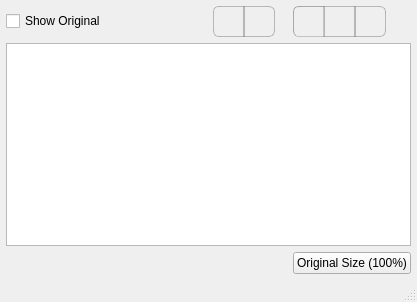
<?xml version="1.0" encoding="UTF-8"?>
<ui version="4.0">
 <class>PngyuPreviewWindow</class>
 <widget class="QMainWindow" name="PngyuPreviewWindow">
  <property name="geometry">
   <rect>
    <x>0</x>
    <y>0</y>
    <width>417</width>
    <height>302</height>
   </rect>
  </property>
  <property name="windowTitle">
   <string>Preview</string>
  </property>
  <property name="styleSheet">
   <string notr="true">
/*left*/
QToolButton#toolButton_background_checkerboard,
QToolButton#toolButton_zoomout
{
  border-style: outset;
  border : 1px solid rgb(127,127,127,127);
  border-top-left-radius : 6px;
  border-bottom-left-radius: 6px;
  padding: 3px;
  background : qlineargradient(spread:reflect, x1:0, y1:1, x2:0, y2:0,
    stop:0 rgba(127, 127, 127, 64), stop:1 rgba(255, 255, 255, 100));
}

/*middle*/
QToolButton#toolButton_background_black
{
  border-style: outset;
  border : 1px solid rgb(127,127,127,127);
  border-radius : 0px;
  padding: 3px;
  background : qlineargradient(spread:reflect, x1:0, y1:1, x2:0, y2:0,
    stop:0 rgba(127, 127, 127, 64), stop:1 rgba(255, 255, 255, 100));
}

/*right*/
QToolButton#toolButton_background_white,
QToolButton#toolButton_zoomin
{
  border-style: outset;
  border : 1px solid rgb(127,127,127,127);
  border-top-right-radius : 6px;
  border-bottom-right-radius: 6px;
  padding: 3px;
  background : qlineargradient(spread:reflect, x1:0, y1:1, x2:0, y2:0,
    stop:0 rgba(127, 127, 127, 64), stop:1 rgba(255, 255, 255, 100));
}

QToolButton#toolButton_background_checkerboard::checked,
QToolButton#toolButton_background_black::checked,
QToolButton#toolButton_background_white::checked,
QToolButton#toolButton_zoomin::checked,
QToolButton#toolButton_zoomout::checked
{
  border : 1px solid rgb(100,100,100,127);
  border-style: inset;
  padding-top : 4px;
  padding-left : 4px;
  padding-bottom : 2px;
  padding-right : 2px;
  background : qlineargradient(spread:reflect, x1:0, y1:1, x2:0, y2:0,
    stop:1 rgba(40, 40, 40, 64), stop:0 rgba(127, 127, 127, 64));
}

QToolButton#toolButton_background_checkerboard::pressed,
QToolButton#toolButton_background_black::pressed,
QToolButton#toolButton_background_white::pressed,
QToolButton#toolButton_zoomin::pressed,
QToolButton#toolButton_zoomout::pressed
{ 
  border : 1px solid rgb(80,80,80,127);
  border-style: inset;
  padding-top : 4px;
  padding-left : 4px;
  padding-bottom : 2px;
  padding-right : 2px;
  background : qlineargradient(spread:reflect, x1:0, y1:1, x2:0, y2:0,
    stop:1 rgba(30, 30, 30, 64), stop:0 rgba(100, 100, 100, 64));
}
</string>
  </property>
  <widget class="QWidget" name="centralwidget">
   <layout class="QGridLayout" name="gridLayout">
    <property name="margin">
     <number>6</number>
    </property>
    <item row="0" column="6">
     <widget class="QWidget" name="widget_background_select" native="true">
      <property name="sizePolicy">
       <sizepolicy hsizetype="Maximum" vsizetype="Preferred">
        <horstretch>0</horstretch>
        <verstretch>0</verstretch>
       </sizepolicy>
      </property>
      <layout class="QGridLayout" name="gridLayout_3">
       <property name="margin">
        <number>0</number>
       </property>
       <property name="spacing">
        <number>0</number>
       </property>
       <item row="0" column="0">
        <widget class="QToolButton" name="toolButton_background_checkerboard">
         <property name="toolTip">
          <string>Set checker board pattern background</string>
         </property>
         <property name="text">
          <string/>
         </property>
         <property name="icon">
          <iconset resource="../resource/resource.qrc">
           <normaloff>:/background/checkerboard.png</normaloff>:/background/checkerboard.png</iconset>
         </property>
         <property name="iconSize">
          <size>
           <width>20</width>
           <height>20</height>
          </size>
         </property>
         <property name="checkable">
          <bool>true</bool>
         </property>
         <property name="checked">
          <bool>true</bool>
         </property>
         <attribute name="buttonGroup">
          <string notr="true">buttonGroup_background_select</string>
         </attribute>
        </widget>
       </item>
       <item row="0" column="1">
        <widget class="QToolButton" name="toolButton_background_black">
         <property name="toolTip">
          <string>Set black pattern background</string>
         </property>
         <property name="text">
          <string/>
         </property>
         <property name="icon">
          <iconset resource="../resource/resource.qrc">
           <normaloff>:/background/black.png</normaloff>:/background/black.png</iconset>
         </property>
         <property name="iconSize">
          <size>
           <width>20</width>
           <height>20</height>
          </size>
         </property>
         <property name="checkable">
          <bool>true</bool>
         </property>
         <attribute name="buttonGroup">
          <string notr="true">buttonGroup_background_select</string>
         </attribute>
        </widget>
       </item>
       <item row="0" column="2">
        <widget class="QToolButton" name="toolButton_background_white">
         <property name="toolTip">
          <string>Set white pattern background</string>
         </property>
         <property name="text">
          <string/>
         </property>
         <property name="icon">
          <iconset resource="../resource/resource.qrc">
           <normaloff>:/background/white.png</normaloff>:/background/white.png</iconset>
         </property>
         <property name="iconSize">
          <size>
           <width>20</width>
           <height>20</height>
          </size>
         </property>
         <property name="checkable">
          <bool>true</bool>
         </property>
         <attribute name="buttonGroup">
          <string notr="true">buttonGroup_background_select</string>
         </attribute>
        </widget>
       </item>
      </layout>
     </widget>
    </item>
    <item row="0" column="0">
     <widget class="QCheckBox" name="checkBox_show_original">
      <property name="text">
       <string>Show Original</string>
      </property>
     </widget>
    </item>
    <item row="0" column="2">
     <spacer name="horizontalSpacer">
      <property name="orientation">
       <enum>Qt::Horizontal</enum>
      </property>
      <property name="sizeHint" stdset="0">
       <size>
        <width>0</width>
        <height>0</height>
       </size>
      </property>
     </spacer>
    </item>
    <item row="1" column="0" colspan="7">
     <widget class="BasicImageView" name="imageview"/>
    </item>
    <item row="2" column="6">
     <widget class="QPushButton" name="pushButton_original_size">
      <property name="sizePolicy">
       <sizepolicy hsizetype="Maximum" vsizetype="Fixed">
        <horstretch>0</horstretch>
        <verstretch>0</verstretch>
       </sizepolicy>
      </property>
      <property name="text">
       <string>Original Size (100%)</string>
      </property>
     </widget>
    </item>
    <item row="0" column="3">
     <widget class="QWidget" name="widget_zoom" native="true">
      <property name="sizePolicy">
       <sizepolicy hsizetype="Maximum" vsizetype="Preferred">
        <horstretch>0</horstretch>
        <verstretch>0</verstretch>
       </sizepolicy>
      </property>
      <layout class="QHBoxLayout" name="horizontalLayout">
       <property name="spacing">
        <number>0</number>
       </property>
       <property name="margin">
        <number>0</number>
       </property>
       <item>
        <widget class="QToolButton" name="toolButton_zoomout">
         <property name="text">
          <string/>
         </property>
         <property name="icon">
          <iconset resource="../resource/resource.qrc">
           <normaloff>:/icons/zoomout.png</normaloff>:/icons/zoomout.png</iconset>
         </property>
         <property name="iconSize">
          <size>
           <width>20</width>
           <height>20</height>
          </size>
         </property>
        </widget>
       </item>
       <item>
        <widget class="QToolButton" name="toolButton_zoomin">
         <property name="text">
          <string/>
         </property>
         <property name="icon">
          <iconset resource="../resource/resource.qrc">
           <normaloff>:/icons/zoomin.png</normaloff>:/icons/zoomin.png</iconset>
         </property>
         <property name="iconSize">
          <size>
           <width>20</width>
           <height>20</height>
          </size>
         </property>
        </widget>
       </item>
      </layout>
     </widget>
    </item>
    <item row="0" column="1">
     <widget class="SpinnerWidget" name="spinner" native="true">
      <property name="minimumSize">
       <size>
        <width>25</width>
        <height>25</height>
       </size>
      </property>
      <property name="maximumSize">
       <size>
        <width>25</width>
        <height>25</height>
       </size>
      </property>
     </widget>
    </item>
   </layout>
  </widget>
  <widget class="QStatusBar" name="statusbar"/>
 </widget>
 <customwidgets>
  <customwidget>
   <class>BasicImageView</class>
   <extends>QGraphicsView</extends>
   <header>basicimageview.h</header>
  </customwidget>
  <customwidget>
   <class>SpinnerWidget</class>
   <extends>QWidget</extends>
   <header>spinnerwidget.h</header>
   <container>1</container>
  </customwidget>
 </customwidgets>
 <tabstops>
  <tabstop>checkBox_show_original</tabstop>
  <tabstop>toolButton_zoomout</tabstop>
  <tabstop>toolButton_zoomin</tabstop>
  <tabstop>toolButton_background_checkerboard</tabstop>
  <tabstop>toolButton_background_black</tabstop>
  <tabstop>toolButton_background_white</tabstop>
  <tabstop>imageview</tabstop>
  <tabstop>pushButton_original_size</tabstop>
 </tabstops>
 <resources>
  <include location="../resource/resource.qrc"/>
 </resources>
 <connections/>
 <buttongroups>
  <buttongroup name="buttonGroup_background_select"/>
 </buttongroups>
</ui>
